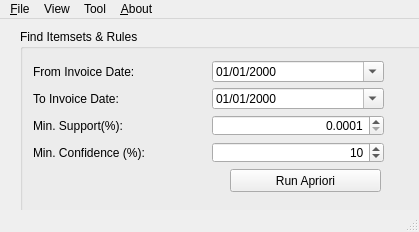
<?xml version="1.0" encoding="UTF-8"?>
<ui version="4.0">
 <class>MainWindow</class>
 <widget class="QMainWindow" name="MainWindow">
  <property name="geometry">
   <rect>
    <x>0</x>
    <y>0</y>
    <width>419</width>
    <height>232</height>
   </rect>
  </property>
  <property name="windowTitle">
   <string>Recommendation Sys. using Association Item Analysis</string>
  </property>
  <widget class="QWidget" name="centralwidget">
   <widget class="QGroupBox" name="groupBox_3">
    <property name="geometry">
     <rect>
      <x>10</x>
      <y>210</y>
      <width>491</width>
      <height>321</height>
     </rect>
    </property>
    <property name="title">
     <string>Frequent Itemsets</string>
    </property>
    <widget class="QTableWidget" name="itemsetTableWidget">
     <property name="geometry">
      <rect>
       <x>10</x>
       <y>330</y>
       <width>471</width>
       <height>311</height>
      </rect>
     </property>
     <column>
      <property name="text">
       <string>Itemsets</string>
      </property>
     </column>
     <column>
      <property name="text">
       <string>Transactions</string>
      </property>
     </column>
     <column>
      <property name="text">
       <string>Support Count</string>
      </property>
     </column>
     <column>
      <property name="text">
       <string>Support (%)</string>
      </property>
     </column>
    </widget>
    <widget class="QGroupBox" name="groupBox_5">
     <property name="geometry">
      <rect>
       <x>10</x>
       <y>200</y>
       <width>241</width>
       <height>111</height>
      </rect>
     </property>
     <property name="title">
      <string>Filter Itemsets</string>
     </property>
     <widget class="QPushButton" name="btnFilterItemset">
      <property name="geometry">
       <rect>
        <x>160</x>
        <y>80</y>
        <width>71</width>
        <height>23</height>
       </rect>
      </property>
      <property name="text">
       <string>Filter</string>
      </property>
     </widget>
     <widget class="QWidget" name="layoutWidget">
      <property name="geometry">
       <rect>
        <x>10</x>
        <y>30</y>
        <width>221</width>
        <height>47</height>
       </rect>
      </property>
      <layout class="QVBoxLayout" name="verticalLayout_3">
       <item>
        <layout class="QHBoxLayout" name="horizontalLayout_3">
         <item>
          <widget class="QLabel" name="label_6">
           <property name="text">
            <string>Contains:</string>
           </property>
          </widget>
         </item>
         <item>
          <widget class="QLineEdit" name="txtFilterContains"/>
         </item>
        </layout>
       </item>
       <item>
        <widget class="QCheckBox" name="chkShow">
         <property name="text">
          <string>Show Only Support &gt;= Min. Support</string>
         </property>
         <property name="checked">
          <bool>true</bool>
         </property>
        </widget>
       </item>
      </layout>
     </widget>
    </widget>
    <widget class="QGroupBox" name="groupBox_8">
     <property name="geometry">
      <rect>
       <x>260</x>
       <y>200</y>
       <width>221</width>
       <height>111</height>
      </rect>
     </property>
     <property name="title">
      <string>Information</string>
     </property>
     <widget class="QWidget" name="layoutWidget">
      <property name="geometry">
       <rect>
        <x>11</x>
        <y>22</y>
        <width>201</width>
        <height>74</height>
       </rect>
      </property>
      <layout class="QHBoxLayout" name="horizontalLayout_2">
       <item>
        <layout class="QVBoxLayout" name="verticalLayout_4">
         <item>
          <widget class="QLabel" name="label_3">
           <property name="text">
            <string>From Date:</string>
           </property>
          </widget>
         </item>
         <item>
          <widget class="QLabel" name="label_4">
           <property name="text">
            <string>To Date:</string>
           </property>
          </widget>
         </item>
         <item>
          <widget class="QLabel" name="lblMinSupportFilter_2">
           <property name="text">
            <string>Min. Support (%):</string>
           </property>
          </widget>
         </item>
         <item>
          <widget class="QLabel" name="lblMinSupportFilter_3">
           <property name="text">
            <string>Min. Confidence (%):</string>
           </property>
          </widget>
         </item>
        </layout>
       </item>
       <item>
        <layout class="QVBoxLayout" name="verticalLayout_5">
         <item>
          <widget class="QLabel" name="lblFomDateFilter">
           <property name="text">
            <string>12</string>
           </property>
          </widget>
         </item>
         <item>
          <widget class="QLabel" name="lblToDateFilter">
           <property name="text">
            <string>12</string>
           </property>
          </widget>
         </item>
         <item>
          <widget class="QLabel" name="lblMinSupportFilter">
           <property name="text">
            <string>12</string>
           </property>
          </widget>
         </item>
         <item>
          <widget class="QLabel" name="lblMinConfFilter">
           <property name="text">
            <string>12</string>
           </property>
          </widget>
         </item>
        </layout>
       </item>
      </layout>
     </widget>
    </widget>
   </widget>
   <widget class="QGroupBox" name="groupBox_6">
    <property name="geometry">
     <rect>
      <x>520</x>
      <y>10</y>
      <width>601</width>
      <height>651</height>
     </rect>
    </property>
    <property name="title">
     <string>Rules</string>
    </property>
    <widget class="QTableWidget" name="rulesTableWidget">
     <property name="geometry">
      <rect>
       <x>10</x>
       <y>120</y>
       <width>551</width>
       <height>521</height>
      </rect>
     </property>
     <column>
      <property name="text">
       <string>Antecedent</string>
      </property>
     </column>
     <column>
      <property name="text">
       <string/>
      </property>
     </column>
     <column>
      <property name="text">
       <string>Consequent</string>
      </property>
     </column>
     <column>
      <property name="text">
       <string>Support (%)</string>
      </property>
     </column>
     <column>
      <property name="text">
       <string>Confidence (%)</string>
      </property>
     </column>
    </widget>
    <widget class="QGroupBox" name="groupBox_9">
     <property name="geometry">
      <rect>
       <x>10</x>
       <y>30</y>
       <width>271</width>
       <height>81</height>
      </rect>
     </property>
     <property name="title">
      <string>Antecedent</string>
     </property>
     <widget class="QPushButton" name="btnFilterAnt">
      <property name="geometry">
       <rect>
        <x>180</x>
        <y>50</y>
        <width>71</width>
        <height>23</height>
       </rect>
      </property>
      <property name="text">
       <string>Filter</string>
      </property>
     </widget>
     <widget class="QWidget" name="layoutWidget">
      <property name="geometry">
       <rect>
        <x>11</x>
        <y>20</y>
        <width>241</width>
        <height>22</height>
       </rect>
      </property>
      <layout class="QHBoxLayout" name="horizontalLayout_5">
       <item>
        <widget class="QLabel" name="label_11">
         <property name="text">
          <string>Contains</string>
         </property>
        </widget>
       </item>
       <item>
        <widget class="QLineEdit" name="txtFilterContainAnt"/>
       </item>
      </layout>
     </widget>
    </widget>
    <widget class="QGroupBox" name="groupBox_10">
     <property name="geometry">
      <rect>
       <x>290</x>
       <y>30</y>
       <width>271</width>
       <height>81</height>
      </rect>
     </property>
     <property name="title">
      <string>Consequent</string>
     </property>
     <widget class="QPushButton" name="btnFilterConseq">
      <property name="geometry">
       <rect>
        <x>180</x>
        <y>50</y>
        <width>71</width>
        <height>23</height>
       </rect>
      </property>
      <property name="text">
       <string>Filter</string>
      </property>
     </widget>
     <widget class="QWidget" name="layoutWidget">
      <property name="geometry">
       <rect>
        <x>11</x>
        <y>20</y>
        <width>241</width>
        <height>22</height>
       </rect>
      </property>
      <layout class="QHBoxLayout" name="horizontalLayout_4">
       <item>
        <widget class="QLabel" name="label_12">
         <property name="text">
          <string>Contains</string>
         </property>
        </widget>
       </item>
       <item>
        <widget class="QLineEdit" name="txtFilterContainConsq"/>
       </item>
      </layout>
     </widget>
    </widget>
   </widget>
   <widget class="QGroupBox" name="groupBox_4">
    <property name="geometry">
     <rect>
      <x>20</x>
      <y>10</y>
      <width>481</width>
      <height>201</height>
     </rect>
    </property>
    <property name="title">
     <string>Find Itemsets &amp;&amp; Rules</string>
    </property>
    <widget class="QPushButton" name="btnRunApriori">
     <property name="geometry">
      <rect>
       <x>210</x>
       <y>140</y>
       <width>151</width>
       <height>23</height>
      </rect>
     </property>
     <property name="text">
      <string>Run Apriori</string>
     </property>
    </widget>
    <widget class="QWidget" name="layoutWidget_2">
     <property name="geometry">
      <rect>
       <x>13</x>
       <y>32</y>
       <width>351</width>
       <height>102</height>
      </rect>
     </property>
     <layout class="QHBoxLayout" name="horizontalLayout">
      <item>
       <layout class="QVBoxLayout" name="verticalLayout_2">
        <item>
         <widget class="QLabel" name="label">
          <property name="text">
           <string>From Invoice Date:</string>
          </property>
         </widget>
        </item>
        <item>
         <widget class="QLabel" name="label_2">
          <property name="text">
           <string>To Invoice Date:</string>
          </property>
         </widget>
        </item>
        <item>
         <widget class="QLabel" name="lblMinSupport">
          <property name="text">
           <string>Min. Support(%):</string>
          </property>
         </widget>
        </item>
        <item>
         <widget class="QLabel" name="lblMaxNumItemsets">
          <property name="text">
           <string>Min. Confidence (%):</string>
          </property>
         </widget>
        </item>
       </layout>
      </item>
      <item>
       <layout class="QVBoxLayout" name="verticalLayout">
        <item>
         <widget class="QDateEdit" name="txtFromDate">
          <property name="displayFormat">
           <string>MM/dd/yyyy</string>
          </property>
          <property name="calendarPopup">
           <bool>true</bool>
          </property>
         </widget>
        </item>
        <item>
         <widget class="QDateEdit" name="txtToDate">
          <property name="displayFormat">
           <string>MM/dd/yyyy</string>
          </property>
          <property name="calendarPopup">
           <bool>true</bool>
          </property>
         </widget>
        </item>
        <item>
         <widget class="QDoubleSpinBox" name="minSupportSpinBox">
          <property name="layoutDirection">
           <enum>Qt::LeftToRight</enum>
          </property>
          <property name="alignment">
           <set>Qt::AlignRight|Qt::AlignTrailing|Qt::AlignVCenter</set>
          </property>
          <property name="decimals">
           <number>4</number>
          </property>
          <property name="minimum">
           <double>0.000100000000000</double>
          </property>
          <property name="maximum">
           <double>100.000000000000000</double>
          </property>
          <property name="singleStep">
           <double>0.000100000000000</double>
          </property>
         </widget>
        </item>
        <item>
         <widget class="QDoubleSpinBox" name="minConfSpinBox">
          <property name="layoutDirection">
           <enum>Qt::LeftToRight</enum>
          </property>
          <property name="alignment">
           <set>Qt::AlignRight|Qt::AlignTrailing|Qt::AlignVCenter</set>
          </property>
          <property name="decimals">
           <number>0</number>
          </property>
          <property name="minimum">
           <double>1.000000000000000</double>
          </property>
          <property name="maximum">
           <double>100.000000000000000</double>
          </property>
          <property name="singleStep">
           <double>1.000000000000000</double>
          </property>
          <property name="value">
           <double>10.000000000000000</double>
          </property>
         </widget>
        </item>
       </layout>
      </item>
     </layout>
    </widget>
   </widget>
  </widget>
  <widget class="QMenuBar" name="menubar">
   <property name="geometry">
    <rect>
     <x>0</x>
     <y>0</y>
     <width>419</width>
     <height>21</height>
    </rect>
   </property>
   <widget class="QMenu" name="menu_File">
    <property name="title">
     <string>&amp;File</string>
    </property>
    <addaction name="action_Exit"/>
   </widget>
   <widget class="QMenu" name="menu_About">
    <property name="title">
     <string>&amp;About</string>
    </property>
   </widget>
   <widget class="QMenu" name="menuImport_Data">
    <property name="title">
     <string>View</string>
    </property>
    <addaction name="actionFreq_Itemset"/>
    <addaction name="actionAssociation_Rules_2"/>
    <addaction name="separator"/>
    <addaction name="actionreport"/>
   </widget>
   <widget class="QMenu" name="menuTool">
    <property name="title">
     <string>Tool</string>
    </property>
   </widget>
   <addaction name="menu_File"/>
   <addaction name="menuImport_Data"/>
   <addaction name="menuTool"/>
   <addaction name="menu_About"/>
  </widget>
  <widget class="QStatusBar" name="statusbar"/>
  <action name="action_Exit">
   <property name="text">
    <string>&amp;Exit</string>
   </property>
  </action>
  <action name="action_Open">
   <property name="text">
    <string>&amp;Open</string>
   </property>
  </action>
  <action name="action_New">
   <property name="text">
    <string>&amp;New</string>
   </property>
  </action>
  <action name="action_Save">
   <property name="text">
    <string>&amp;Save</string>
   </property>
  </action>
  <action name="actionImport_Items">
   <property name="text">
    <string>Import Data</string>
   </property>
   <property name="visible">
    <bool>false</bool>
   </property>
  </action>
  <action name="actionImport_Transaction_Sales">
   <property name="text">
    <string>Import Transaction Sales</string>
   </property>
  </action>
  <action name="actionItem_List">
   <property name="text">
    <string>Item List</string>
   </property>
   <property name="visible">
    <bool>false</bool>
   </property>
  </action>
  <action name="actionSales_Transaction">
   <property name="text">
    <string>Sales Transaction</string>
   </property>
  </action>
  <action name="actionActivity_Log">
   <property name="text">
    <string>Freq. Itemset</string>
   </property>
  </action>
  <action name="actionReports">
   <property name="text">
    <string>Reports</string>
   </property>
  </action>
  <action name="actionAssociation_Rules">
   <property name="text">
    <string>Association Rules</string>
   </property>
  </action>
  <action name="actionFreq_Itemset">
   <property name="text">
    <string>Freq. Itemset</string>
   </property>
  </action>
  <action name="actionAssociation_Rules_2">
   <property name="text">
    <string>Association Rules</string>
   </property>
  </action>
  <action name="actionreport">
   <property name="text">
    <string>Performance</string>
   </property>
  </action>
 </widget>
 <resources/>
 <connections/>
</ui>
